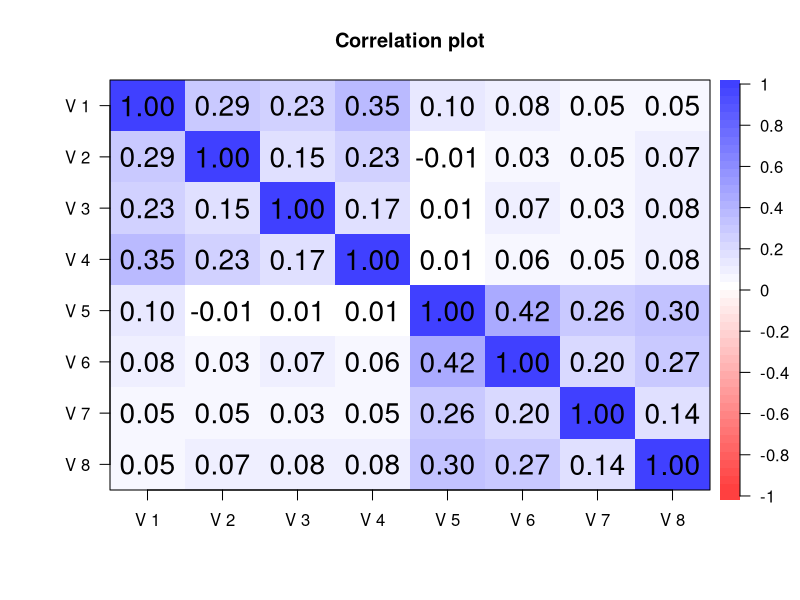

Write R code to recreate this figure. (Note: this script raises an error after producing the figure.)
## ---- chunk 1
library(mvtnorm)
library(psych)

set.seed(123)

# loading matrix
lambda = matrix(
  c(1,.5,.3,.6,0,0,0,0,
    0,0,0,0,1,.7,.4,.5),
  nrow = 2, 
  byrow = TRUE
)

# correlation of factors
phi = matrix(c(1, .25, .25, 1), nrow = 2, byrow = TRUE)  

# factors and some noise
factors = rmvnorm(1000, mean = rep(0, 2), sigma = phi, "chol")
e = rmvnorm(1000, sigma = diag(8))

# observed responses
y = 0 + factors%*%lambda + e

# Examine
#dim(y)
describe(y)
round(cor(y), 3)

#see the factor structure
cor.plot(cor(y))

# example exploratory fa
#fa(y, nfactors=2, rotate="oblimin") 
## ---- chunk 2
# measurement model, covariance approach
cfa_cov <- function (parms, data) {
  # Arguments- 
  # parms: initial values (named)
  # data: raw data
  
  # Extract parameters by name
  
  require(psych) # for tr
  
  l1 = c(1, parms[grep('l1', names(parms))])      # loadings for factor 1
  l2 = c(1, parms[grep('l2', names(parms))])      # loadings for factor 2
  cov0 = parms[grep('cov', names(parms))]         # factor covariance, variances
  
  # Covariance matrix
  S = cov(data)*((nrow(data)-1)/nrow(data))       # ML covariance div by N rather than N-1, the multiplier adjusts
  
  # loading estimates
  lambda = cbind(
    c(l1, rep(0,length(l2))),
    c(rep(0,length(l1)), l2)
  )
  
  # disturbances
  dist_init = parms[grep('dist', names(parms))]    
  disturbs  = diag(dist_init)
  
  # factor correlation
  phi_init = matrix(c(cov0[1], cov0[2], cov0[2], cov0[3]), 2, 2)  #factor cov/correlation matrix
  
  # other calculations and log likelihood
  sigtheta = lambda%*%phi_init%*%t(lambda) + disturbs
  
  # in Bollen p + q (but for the purposes of this just p) = tr(data)
  pq = dim(data)[2] 
  
  # a reduced version; Bollen 1989 p.107
  # ll = -(log(det(sigtheta)) + tr(S%*%solve(sigtheta)) - log(det(S)) - pq) 
  
  # should be same as Mplus H0 loglike
  ll = ( (-nrow(data)*pq/2) * log(2*pi) ) - 
    (nrow(data)/2) * ( log(det(sigtheta)) + tr(S%*%solve(sigtheta)) )
  
  ll
}
## ---- chunk 3
cfa_cor <- function (parms, data) {
  require(psych)
  
  l1 = parms[grep('l1', names(parms))]      # loadings for factor 1
  l2 = parms[grep('l2', names(parms))]      # loadings for factor 2
  cor0 = parms[grep('cor', names(parms))]   # factor correlation
  
  S = cor(data)
  
  lambda = cbind(
    c(l1, rep(0,length(l2))),
    c(rep(0,length(l1)), l2)
  )
  
  dist_init = parms[grep('dist', names(parms))]
  disturbs  = diag(dist_init)
  
  phi_init = matrix(c(1, cor0, cor0, 1), ncol=2)
  
  sigtheta = lambda%*%phi_init%*%t(lambda) + disturbs
  pq = dim(data)[2]
  
  #ll = ( log(det(sigtheta)) + tr(S%*%solve(sigtheta)) - log(det(S)) - pq )
  
  ll = ( (-nrow(data)*pq/2) * log(2*pi) ) - 
    (nrow(data)/2) * ( log(det(sigtheta)) + tr(S%*%solve(sigtheta)) )
  
  ll
}
## ---- chunk 4
par_init_cov = c(rep(1, 6), rep(.05, 8), rep(.5, 3)) 
names(par_init_cov) = rep(c('l1','l2', 'dist', 'cov'), c(3, 3, 8, 3))
## ---- chunk 5
result_cov = optim(
  par  = par_init_cov,
  fn   = cfa_cov,
  data = y,
  method  = "L-BFGS-B",
  lower   = 0,
  control = list(fnscale = -1)
) 

loadings_cov = data.frame(
  f1 = c(1, result_cov$par[1:3], rep(0, 4)),
  f2 = c(rep(0, 4), 1, result_cov$par[4:6])
)

disturbances_cov = result_cov$par[7:14]
## ---- chunk 6
par_init_cor = c(rep(1, 8), rep(.05, 8), 0) #for cor
names(par_init_cor) = rep(c('l1', 'l2', 'dist', 'cor'), c(4, 4, 8, 1))
## ---- chunk 7
result_cor = optim(
  par  = par_init_cor,
  fn   = cfa_cor,
  data = y,
  method  = "L-BFGS-B",
  lower   = 0,
  upper   = 1,
  control = list(fnscale = -1)
)

loadings_cor = matrix(
  c(result_cor$par[1:4], rep(0, 4), rep(0, 4), result_cor$par[5:8]), 
  ncol = 2
)

disturbances_cor = result_cor$par[9:16]
## ---- chunk 8
results = list(
  raw = list(
    loadings = round(data.frame(loadings_cov, Variances = disturbances_cov), 3),
    cov.fact = round(matrix(c(result_cov$par[c(15, 16, 16, 17)]), ncol =2) , 3)
  ),
  
  standardized = list(
    loadings = round(
      data.frame(
        loadings_cor,
        Variances = disturbances_cor,
        Rsq = (1 - disturbances_cor)
      ), 3),
    cor.fact = round(matrix(c(1, result_cor$par[c(17, 17)], 1), ncol = 2), 3)
  ),
  
  # note inclusion of intercepts for total number of par
  fit = data.frame(
    ll  = result_cov$value,
    AIC = -2 * result_cov$value + 2 * (length(par_init_cov) + ncol(y)),
    BIC = -2 * result_cov$value + log(nrow(y)) * (length(par_init_cov) + ncol(y))
  )  
)

results
## ---- chunk 9
library(lavaan)
y = data.frame(y)
model = ' F1  =~ X1 + X2 + X3 + X4
           F2  =~ X5 + X6 + X7 + X8 '

fit = cfa(model, data=y, mimic='Mplus', estimator='ML')
fit.std = cfa(model, data=y, mimic='Mplus', estimator='ML', std.lv=T, std.ov=T) # for standardized

# note that lavaan does not count the intercepts among the free params for AIC/BIC 
# by default, but the mimic='Mplus' should have them correspond to optim's results
summary(fit, fit.measures=TRUE, standardized=T)   
